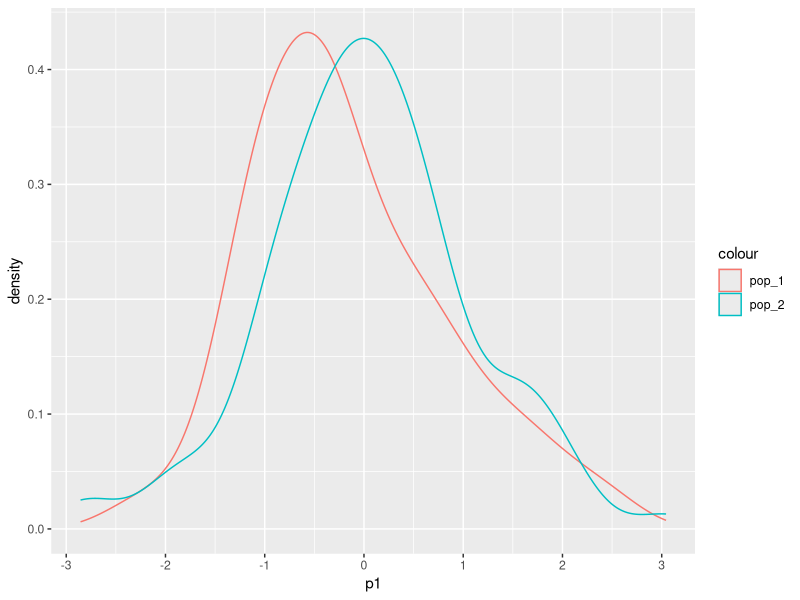

Source code (R):
## ---- chunk 1
library(scales)
set.seed(1234)
pop_1 <- rnorm(100, 0, 1)
pop_2 <- rnorm(100, 0, 1)

paste("The mean of pop_1 is: ", comma(mean(pop_1)))
paste("The mean of pop_2 is: ", comma(mean(pop_2)))
## ---- chunk 2
library(ggplot2)
library(dplyr)
df <- data_frame(p1 = pop_1, p2 = pop_2)
ggplot(df) + 
  geom_density(aes(p1, color = 'pop_1')) + 
  geom_density(aes(p2, color = 'pop_2')) 
## ---- chunk 3
library(scales)
x = 3000
n = 20000
p_hat <- x / n
paste("Probability of an order for a given unique customer:", p_hat)
## ---- chunk 4
SE = sqrt(p_hat * (1 - p_hat) / n)
m = qnorm(1 - 0.025) * SE # 2.5% with two-tails gives us 95% confidence
lower = p_hat - m
upper = p_hat + m
paste("Lower bound: ", percent(lower),
      "Upper bound: ", percent(upper))
## ---- chunk 5
x_ctrl <- 974
n_ctrl <- 10072
x_exp <- 1241
n_exp <- 9886
p_pool = (x_ctrl + x_exp) / (n_ctrl + n_exp)
p_pool
## ---- chunk 6
SEpool = sqrt(p_pool * (1-p_pool) * (1/n_exp + 1/n_ctrl))
SEpool
## ---- chunk 7
# Point estimates for experiment and control
p_exp = x_exp / n_exp
p_ctrl = x_ctrl / n_ctrl

# Difference between the two
d_hat = p_exp - p_ctrl
percent(d_hat)
## ---- chunk 8
m = qnorm(1 - 0.025) * SEpool
paste("Lower bound:", percent(d_hat - m),
       "Upper bound:", percent(d_hat + m))
## ---- chunk 9
prop.test(c(x_exp, x_ctrl), c(n_exp, n_ctrl), p = NULL)
